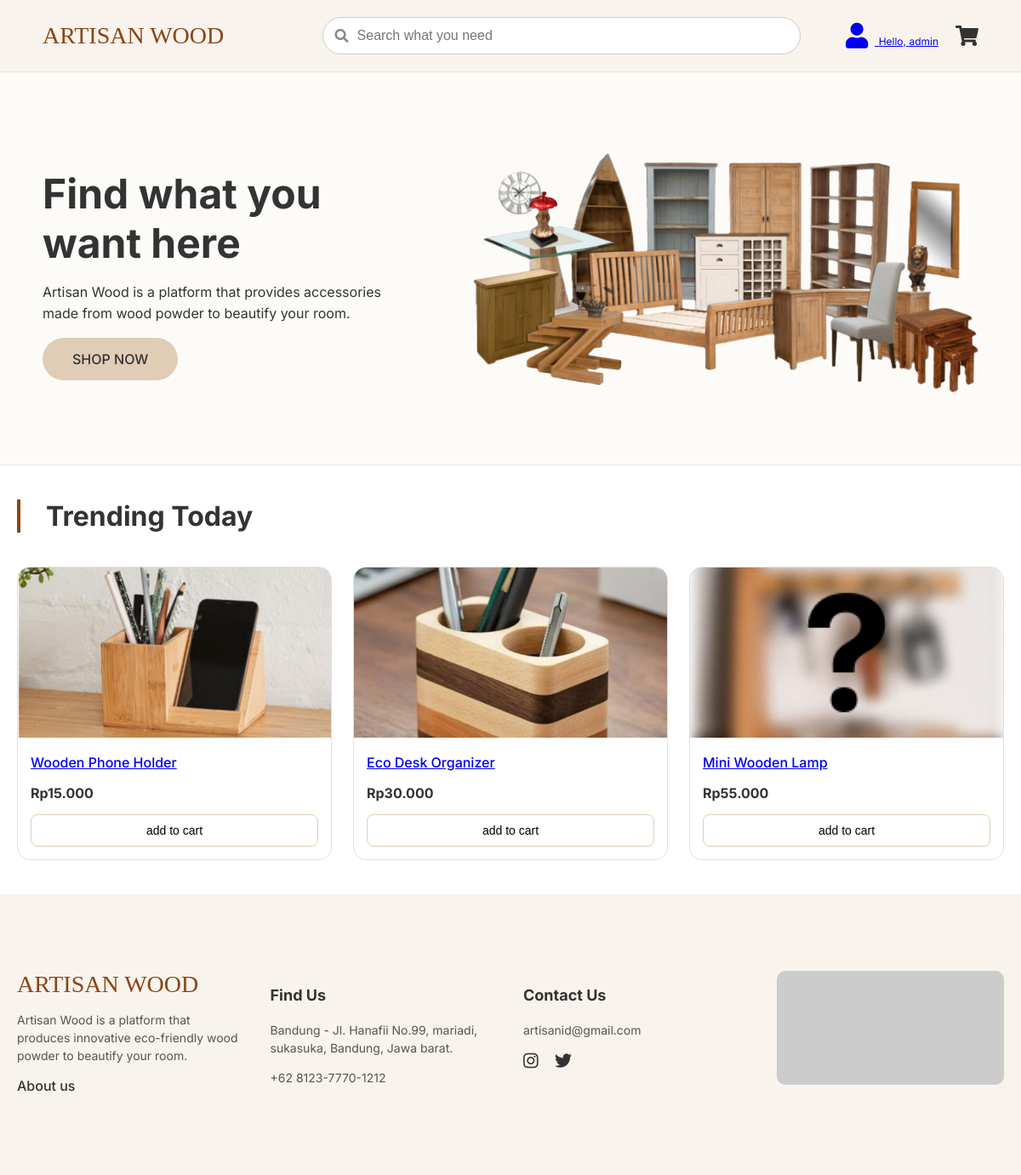
The page / (signed in) on the database its author committed.
### tables this page shows
CREATE TABLE `products` (
  `id` int(11) NOT NULL,
  `name` varchar(255) NOT NULL,
  `description` text DEFAULT NULL,
  `price` decimal(10,2) NOT NULL,
  `image` varchar(255) DEFAULT NULL,
  `stock` int(11) DEFAULT 0,
  `created_at` timestamp NOT NULL DEFAULT current_timestamp()
);

### index.php (the view, shortened to what this page needs)
<?php include 'db_connect.php'; ?>
<!DOCTYPE html>
<html lang="id">
<head>
    <link rel="stylesheet" href="https://cdnjs.cloudflare.com/ajax/libs/font-awesome/6.0.0-beta3/css/all.min.css">
    <link rel="stylesheet" href="./assets/css/style.css">
</head>
<body>
<?php include 'header.php'; ?>
<main>
    <section class="hero">
        <div class="hero-text">
            <h1>Find what you want here</h1>
            <p>Artisan Wood is a platform that provides accessories made from wood powder to beautify your room.</p>
            <a href="#" class="btn-shop">SHOP NOW</a>
        </div>
        <div class="hero-image">
            <img src="assets/images/Gambar-6.png" alt="Furniture collection">
        </div>
    </section>
    <section class="trending container">
        <h2>Trending Today</h2>
        <div class="product-grid">
            <?php
            $sql = "SELECT * FROM products";
            $result = $conn->query($sql);
            if ($result->num_rows > 0) {
                while ($row = $result->fetch_assoc()) {
                    echo '<div class="product-card">';
                    echo '<a href="product.php?id=' . $row['id'] . '">';
                    echo '<img src="' . $row['image'] . '" alt="' . htmlspecialchars($row['name']) . '">';
                    echo '</a>';
                    echo '<div class="product-card-info">';
                    echo '<a href="product.php?id=' . $row['id'] . '">';
                    echo '<h3>' . htmlspecialchars($row['name']) . '</h3>';
                    echo '</a>';
                    echo '<p class="price">Rp' . number_format($row['price'], 0, ',', '.') . '</p>';
                    echo '<form action="cart.php" method="POST">';
                    echo '<button type="submit" class="btn-action">add to cart</button>';
                    echo '</form>';
                    echo '</div></div>';
                }
            } else {
                echo "<p>No products found.</p>";
            }
            ?>
        </div>
    </section>
</main>
<?php include 'footer.php'; ?>
</body>
</html>

### assets/css/style.css (style rules this page uses)
body, html { margin: 0; padding: 0; font-family: 'Inter', sans-serif; background-color: #FFFFFF; color: #333; }
.container { max-width: 1200px; margin: 0 auto; padding: 20px; }
.hero { display: flex; align-items: center; justify-content: space-between; padding: 60px 50px; background-color: #FDFBF8; animation: fadeIn 0.5s ease-out; }
.hero-text { max-width: 400px; }
.hero-text h1 { font-size: 48px; font-weight: 700; line-height: 1.2; margin: 0 0 15px 0; }
.hero-text p { font-size: 16px; line-height: 1.6; margin-bottom: 30px; }
.hero-text .btn-shop { background-color: #E0CDB6; color: #333; padding: 15px 35px; text-decoration: none; border-radius: 25px; font-weight: 500; transition: background-color 0.3s ease; }
.hero-image img { max-width: 600px; }
.trending { padding: 60px 20px; border-top: 1px solid #eaeaea; animation: fadeIn 0.6s ease-out; }
.trending h2 { font-size: 32px; font-weight: 700; padding-left: 30px; border-left: 4px solid #8B4513; margin-bottom: 40px; }
.product-grid { display: grid; grid-template-columns: repeat(auto-fit, minmax(220px, 1fr)); gap: 25px; }
.product-card { border: 1px solid #e0e0e0; border-radius: 15px; overflow: hidden; text-align: left; transition: box-shadow 0.3s ease; }
.product-card img { width: 100%; height: 200px; object-fit: cover; background-color: #f5f5f5; }
.product-card-info { padding: 15px; }
.product-card h3 { font-size: 16px; margin: 0 0 8px 0; font-weight: 500; }
.product-card .price { font-size: 16px; font-weight: bold; margin-bottom: 15px; }
.product-card .btn-action { width: 100%; padding: 10px; border-radius: 8px; border: 1px solid #E0CDB6; background-color: #fff; cursor: pointer; font-size: 14px; transition: background-color 0.3s ease, color 0.3s ease; }
.container { max-width: 1200px; margin: 0 auto; padding: 40px 20px; }
main h1 { font-size: 36px; margin-bottom: 30px; }
main h1 { font-size: 36px; margin-bottom: 40px; }
h2 { font-size: 20px; margin-bottom: 20px; }
.price { font-size: 28px; font-weight: 700; }
body, html { margin: 0; padding: 0; font-family: 'Inter', sans-serif; background-color: #FDFBF8; color: #333; }
h2 { margin-top: 0; font-size: 24px; font-weight: 700; }

### rows shown on the page
products: image (picture), name "Wooden Phone Holder", price "15.000"
products: image (picture), name "Eco Desk Organizer", price "30.000"
products: image (picture), name "Mini Wooden Lamp", price "55.000"

### other values the page prints
$firstName "admin"
